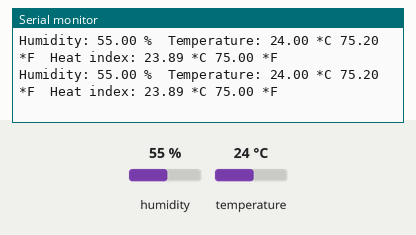
A sketch run on a simulated ESP8266 (NodeMCU). On the bench: the last lines printed to the serial monitor. The test bench sets the inputs (shaded band); at power-on: humidity 55 %, temperature 24 °C.

Above: at 5.3 s.
5.4 s: humidity set to 22 %
At 8.9 s:
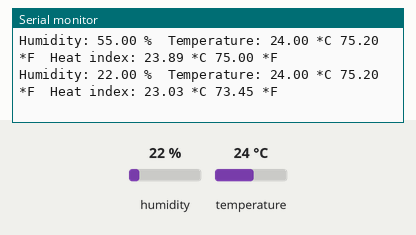
9.6 s: temperature set to 12 °C
At 11.0 s:
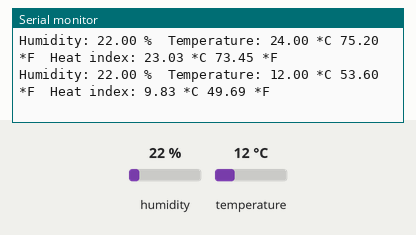
13.8 s: humidity set to 40 %
At 14.1 s:
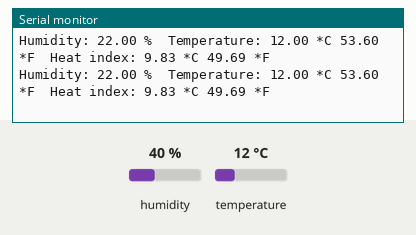
Timing chart, 0 to 16.8 s (numbered marks = the images above; inputs shaded):
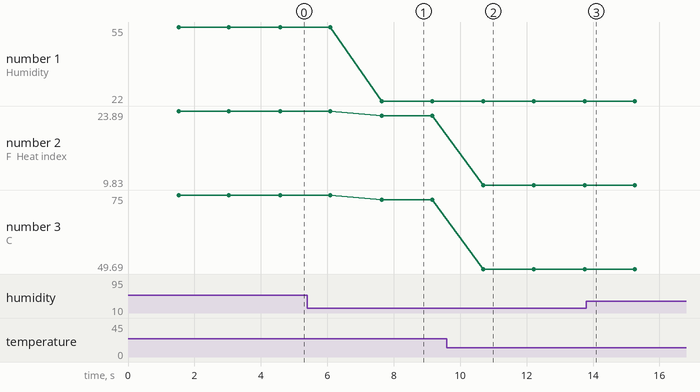

Measured:
- after the input at 5.4 s, the serial monitor: prints a new line after 2.2 s (image 1)
- after the input at 9.6 s, the serial monitor: prints a new line after 1.1 s (image 2)
- plotted number 1: 55 → 22 after the input at 5.4 s, 22 → 40 after the input at 13.8 s
- plotted number 2: 23.89 → 23.03 after the input at 5.4 s, 23.03 → 9.83 after the input at 9.6 s, 9.83 → 10.3 after the input at 13.8 s
- plotted number 3: 75 → 73.45 after the input at 5.4 s, 73.45 → 49.69 after the input at 9.6 s, 49.69 → 50.54 after the input at 13.8 s

The sketch:

Measuring_temperature_and_humidity_using_DHT_sensor.ino
```cpp
#include "DHT.h"

#define DHTPIN D2
#define DHTTYPE DHT11


DHT dht(DHTPIN, DHTTYPE);

void setup() {
  Serial.begin(9600);
  Serial.println("DHTxx test!");

  dht.begin();
}

void loop() {

  delay(1500);

  float h = dht.readHumidity();

  float t = dht.readTemperature();

  float f = dht.readTemperature(true);


  if (isnan(h) || isnan(t) || isnan(f)) {
    Serial.println("Failed to read data from DHT sensor!");
    return;
  }

  // Compute heat index in Fahrenheit (the default)
  float hif = dht.computeHeatIndex(f, h);
  // Compute heat index in Celsius (isFahreheit = false)
  float hic = dht.computeHeatIndex(t, h, false);

  Serial.print("Humidity: ");
  Serial.print(h);
  Serial.print(" %\t");
  Serial.print("Temperature: ");
  Serial.print(t);
  Serial.print(" *C ");
  Serial.print(f);
  Serial.print(" *F\t");
  Serial.print("Heat index: ");
  Serial.print(hic);
  Serial.print(" *C ");
  Serial.print(hif);
  Serial.println(" *F");
}
```
